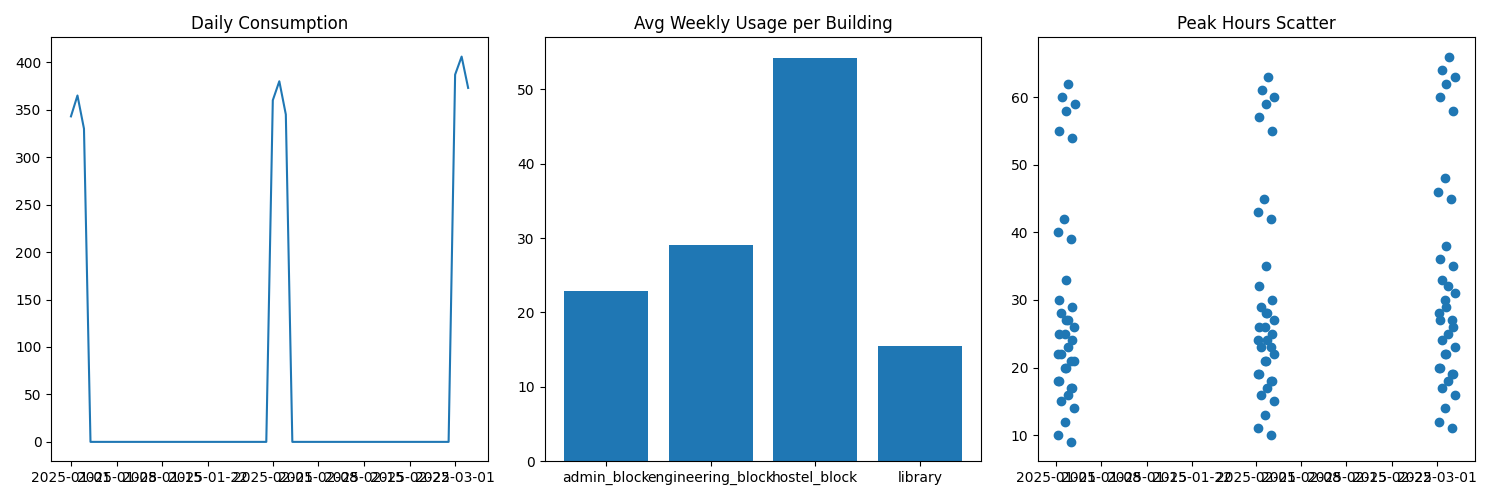

This chart was generated by the following Python code:
# Campus Energy Use Dashboard
# Created by-
# Name- Chirag Virdi
# Class- BTech CSE (DS)
# Roll no- 2501420017
# Date- 14/12/2025

import os
import pandas as pd
import matplotlib.pyplot as plt
from pathlib import Path

def load_all_data():
    data_folder = Path("data")
    all_files = list(data_folder.glob("*.csv"))
    combined = []

    for file in all_files:
        try:
            df = pd.read_csv(file, on_bad_lines='skip')
            df['Building'] = file.stem
            combined.append(df)
        except FileNotFoundError:
            print(f"Missing file: {file}")
        except Exception:
            print(f"Corrupt file skipped: {file}")

    if combined:
        df_combined = pd.concat(combined, ignore_index=True)
        df_combined['timestamp'] = pd.to_datetime(df_combined['timestamp'])
        return df_combined
    else:
        return pd.DataFrame()
        

def calculate_daily_totals(df):
    return df.resample('D', on='timestamp')['kwh'].sum()

def calculate_weekly_aggregates(df):
    return df.resample('W', on='timestamp')['kwh'].sum()

def building_wise_summary(df):
    return df.groupby('Building')['kwh'].agg(['mean', 'min', 'max', 'sum'])


class MeterReading:
    def __init__(self, timestamp, kwh):
        self.timestamp = timestamp
        self.kwh = kwh

class Building:
    def __init__(self, name):
        self.name = name
        self.meter_readings = []

    def add_reading(self, timestamp, kwh):
        self.meter_readings.append(MeterReading(timestamp, kwh))

    def calculate_total_consumption(self):
        return sum(r.kwh for r in self.meter_readings)

class BuildingManager:
    def __init__(self):
        self.buildings = {}

    def add_entry(self, building, timestamp, kwh):
        if building not in self.buildings:
            self.buildings[building] = Building(building)
        self.buildings[building].add_reading(timestamp, kwh)


def create_dashboard(daily, weekly, df):
    fig, axs = plt.subplots(1, 3, figsize=(15, 5))

    axs[0].plot(daily.index, daily.values)
    axs[0].set_title("Daily Consumption")

    weekly_building = df.groupby('Building')['kwh'].mean()
    axs[1].bar(weekly_building.index, weekly_building.values)
    axs[1].set_title("Avg Weekly Usage per Building")

    axs[2].scatter(df['timestamp'], df['kwh'])
    axs[2].set_title("Peak Hours Scatter")

    plt.tight_layout()
    plt.savefig("dashboard.png")
    plt.close()


def export_and_summary(df, summary_df):
    df.to_csv("cleaned_energy_data.csv", index=False)
    summary_df.to_csv("building_summary.csv")

    total_energy = df['kwh'].sum()
    highest_building = summary_df['sum'].idxmax()
    peak_time = df.loc[df['kwh'].idxmax(), 'timestamp']

    with open("summary.txt", "w") as f:
        f.write(f"Total Campus Consumption: {total_energy}\n")
        f.write(f"Highest Consuming Building: {highest_building}\n")
        f.write(f"Peak Load Time: {peak_time}\n")


def main():
    df = load_all_data()

    if df.empty:
        print("No data found.")
        return

    daily = calculate_daily_totals(df)
    weekly = calculate_weekly_aggregates(df)
    summary_df = building_wise_summary(df)

    create_dashboard(daily, weekly, df)
    export_and_summary(df, summary_df)

    print("Dashboard, cleaned CSV, summary CSV, and summary.txt generated!")


if __name__ == "__main__":
    main()

